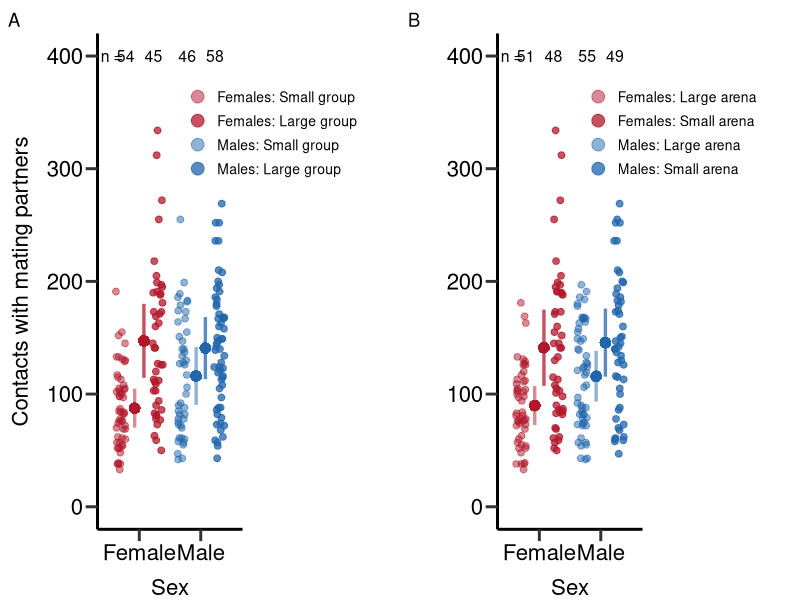

Write R code to recreate this figure.
## ---- chunk 1
rm(list = ls()) # Clear work environment

# Load R-packages ####
list_of_packages=cbind('ggeffects','ggplot2','gridExtra','lme4','lmerTest','readr','dplyr','EnvStats','cowplot','gridGraphics','car','RColorBrewer','boot','data.table','base','ICC','knitr')
lapply(list_of_packages, require, character.only = TRUE) 

# Load data set ####
D_data=read_delim("./data/Data_Winkler_et_al_2023_Denstiy.csv",";", escape_double = FALSE, trim_ws = TRUE)

# Set factors and levels for factors
D_data$Week=as.factor(D_data$Week)
D_data$Sex=as.factor(D_data$Sex)
D_data$Gr_size=as.factor(D_data$Gr_size)
D_data$Gr_size <- factor(D_data$Gr_size, levels=c("SG","LG"))
D_data$Arena=as.factor(D_data$Arena)

## Subset data set ####
### Data according to denstiy ####
D_data_0.26=D_data[D_data$Treatment=='D = 0.26',]
D_data_0.52=D_data[D_data$Treatment=='D = 0.52',]
D_data_0.67=D_data[D_data$Treatment=='D = 0.67',]
D_data_1.33=D_data[D_data$Treatment=='D = 1.33',]

### Subset data by sex ####
D_data_m=D_data[D_data$Sex=='M',]
D_data_f=D_data[D_data$Sex=='F',]

### Calculate data relativized within treatment and sex ####
# Small group + large Area
D_data_0.26=D_data[D_data$Treatment=='D = 0.26',]

D_data_0.26$rel_m_RS=NA
D_data_0.26$rel_m_prop_RS=NA
D_data_0.26$rel_m_cMS=NA
D_data_0.26$rel_m_InSuc=NA
D_data_0.26$rel_m_feSuc=NA
D_data_0.26$rel_m_pFec=NA
D_data_0.26$rel_m_PS=NA
D_data_0.26$rel_m_pFec_compl=NA

D_data_0.26$rel_f_RS=NA
D_data_0.26$rel_f_prop_RS=NA
D_data_0.26$rel_f_cMS=NA
D_data_0.26$rel_f_fec_pMate=NA

D_data_0.26$rel_m_RS=D_data_0.26$m_RS/mean(D_data_0.26$m_RS,na.rm=T)
D_data_0.26$rel_m_prop_RS=D_data_0.26$m_prop_RS/mean(D_data_0.26$m_prop_RS,na.rm=T)
D_data_0.26$rel_m_cMS=D_data_0.26$m_cMS/mean(D_data_0.26$m_cMS,na.rm=T)
D_data_0.26$rel_m_InSuc=D_data_0.26$m_InSuc/mean(D_data_0.26$m_InSuc,na.rm=T)
D_data_0.26$rel_m_feSuc=D_data_0.26$m_feSuc/mean(D_data_0.26$m_feSuc,na.rm=T)
D_data_0.26$rel_m_pFec=D_data_0.26$m_pFec/mean(D_data_0.26$m_pFec,na.rm=T)
D_data_0.26$rel_m_PS=D_data_0.26$m_PS/mean(D_data_0.26$m_PS,na.rm=T)
D_data_0.26$rel_m_pFec_compl=D_data_0.26$m_pFec_compl/mean(D_data_0.26$m_pFec_compl,na.rm=T)

D_data_0.26$rel_f_RS=D_data_0.26$f_RS/mean(D_data_0.26$f_RS,na.rm=T)
D_data_0.26$rel_f_prop_RS=D_data_0.26$f_prop_RS/mean(D_data_0.26$f_prop_RS,na.rm=T)
D_data_0.26$rel_f_cMS=D_data_0.26$f_cMS/mean(D_data_0.26$f_cMS,na.rm=T)
D_data_0.26$rel_f_fec_pMate=D_data_0.26$f_fec_pMate/mean(D_data_0.26$f_fec_pMate,na.rm=T)

# Large group + large Area
D_data_0.52=D_data[D_data$Treatment=='D = 0.52',]
#Relativize data

D_data_0.52$rel_m_RS=NA
D_data_0.52$rel_m_prop_RS=NA
D_data_0.52$rel_m_cMS=NA
D_data_0.52$rel_m_InSuc=NA
D_data_0.52$rel_m_feSuc=NA
D_data_0.52$rel_m_pFec=NA
D_data_0.52$rel_m_PS=NA
D_data_0.52$rel_m_pFec_compl=NA

D_data_0.52$rel_f_RS=NA
D_data_0.52$rel_f_prop_RS=NA
D_data_0.52$rel_f_cMS=NA
D_data_0.52$rel_f_fec_pMate=NA

D_data_0.52$rel_m_RS=D_data_0.52$m_RS/mean(D_data_0.52$m_RS,na.rm=T)
D_data_0.52$rel_m_prop_RS=D_data_0.52$m_prop_RS/mean(D_data_0.52$m_prop_RS,na.rm=T)
D_data_0.52$rel_m_cMS=D_data_0.52$m_cMS/mean(D_data_0.52$m_cMS,na.rm=T)
D_data_0.52$rel_m_InSuc=D_data_0.52$m_InSuc/mean(D_data_0.52$m_InSuc,na.rm=T)
D_data_0.52$rel_m_feSuc=D_data_0.52$m_feSuc/mean(D_data_0.52$m_feSuc,na.rm=T)
D_data_0.52$rel_m_pFec=D_data_0.52$m_pFec/mean(D_data_0.52$m_pFec,na.rm=T)
D_data_0.52$rel_m_PS=D_data_0.52$m_PS/mean(D_data_0.52$m_PS,na.rm=T)
D_data_0.52$rel_m_pFec_compl=D_data_0.52$m_pFec_compl/mean(D_data_0.52$m_pFec_compl,na.rm=T)

D_data_0.52$rel_f_RS=D_data_0.52$f_RS/mean(D_data_0.52$f_RS,na.rm=T)
D_data_0.52$rel_f_prop_RS=D_data_0.52$f_prop_RS/mean(D_data_0.52$f_prop_RS,na.rm=T)
D_data_0.52$rel_f_cMS=D_data_0.52$f_cMS/mean(D_data_0.52$f_cMS,na.rm=T)
D_data_0.52$rel_f_fec_pMate=D_data_0.52$f_fec_pMate/mean(D_data_0.52$f_fec_pMate,na.rm=T)

# Small group + small Area
D_data_0.67=D_data[D_data$Treatment=='D = 0.67',]
#Relativize data
D_data_0.67$rel_m_RS=NA
D_data_0.67$rel_m_prop_RS=NA
D_data_0.67$rel_m_cMS=NA
D_data_0.67$rel_m_InSuc=NA
D_data_0.67$rel_m_feSuc=NA
D_data_0.67$rel_m_pFec=NA
D_data_0.67$rel_m_PS=NA
D_data_0.67$rel_m_pFec_compl=NA

D_data_0.67$rel_f_RS=NA
D_data_0.67$rel_f_prop_RS=NA
D_data_0.67$rel_f_cMS=NA
D_data_0.67$rel_f_fec_pMate=NA

D_data_0.67$rel_m_RS=D_data_0.67$m_RS/mean(D_data_0.67$m_RS,na.rm=T)
D_data_0.67$rel_m_prop_RS=D_data_0.67$m_prop_RS/mean(D_data_0.67$m_prop_RS,na.rm=T)
D_data_0.67$rel_m_cMS=D_data_0.67$m_cMS/mean(D_data_0.67$m_cMS,na.rm=T)
D_data_0.67$rel_m_InSuc=D_data_0.67$m_InSuc/mean(D_data_0.67$m_InSuc,na.rm=T)
D_data_0.67$rel_m_feSuc=D_data_0.67$m_feSuc/mean(D_data_0.67$m_feSuc,na.rm=T)
D_data_0.67$rel_m_pFec=D_data_0.67$m_pFec/mean(D_data_0.67$m_pFec,na.rm=T)
D_data_0.67$rel_m_PS=D_data_0.67$m_PS/mean(D_data_0.67$m_PS,na.rm=T)
D_data_0.67$rel_m_pFec_compl=D_data_0.67$m_pFec_compl/mean(D_data_0.67$m_pFec_compl,na.rm=T)

D_data_0.67$rel_f_RS=D_data_0.67$f_RS/mean(D_data_0.67$f_RS,na.rm=T)
D_data_0.67$rel_f_prop_RS=D_data_0.67$f_prop_RS/mean(D_data_0.67$f_prop_RS,na.rm=T)
D_data_0.67$rel_f_cMS=D_data_0.67$f_cMS/mean(D_data_0.67$f_cMS,na.rm=T)
D_data_0.67$rel_f_fec_pMate=D_data_0.67$f_fec_pMate/mean(D_data_0.67$f_fec_pMate,na.rm=T)

# Large group + small Area
D_data_1.33=D_data[D_data$Treatment=='D = 1.33',]
#Relativize data

D_data_1.33$rel_m_RS=NA
D_data_1.33$rel_m_prop_RS=NA
D_data_1.33$rel_m_cMS=NA
D_data_1.33$rel_m_InSuc=NA
D_data_1.33$rel_m_feSuc=NA
D_data_1.33$rel_m_pFec=NA
D_data_1.33$rel_m_PS=NA
D_data_1.33$rel_m_pFec_compl=NA

D_data_1.33$rel_f_RS=NA
D_data_1.33$rel_f_prop_RS=NA
D_data_1.33$rel_f_cMS=NA
D_data_1.33$rel_f_fec_pMate=NA

D_data_1.33$rel_m_RS=D_data_1.33$m_RS/mean(D_data_1.33$m_RS,na.rm=T)
D_data_1.33$rel_m_prop_RS=D_data_1.33$m_prop_RS/mean(D_data_1.33$m_prop_RS,na.rm=T)
D_data_1.33$rel_m_cMS=D_data_1.33$m_cMS/mean(D_data_1.33$m_cMS,na.rm=T)
D_data_1.33$rel_m_InSuc=D_data_1.33$m_InSuc/mean(D_data_1.33$m_InSuc,na.rm=T)
D_data_1.33$rel_m_feSuc=D_data_1.33$m_feSuc/mean(D_data_1.33$m_feSuc,na.rm=T)
D_data_1.33$rel_m_pFec=D_data_1.33$m_pFec/mean(D_data_1.33$m_pFec,na.rm=T)
D_data_1.33$rel_m_PS=D_data_1.33$m_PS/mean(D_data_1.33$m_PS,na.rm=T)
D_data_1.33$rel_m_pFec_compl=D_data_1.33$m_pFec_compl/mean(D_data_1.33$m_pFec_compl,na.rm=T)

D_data_1.33$rel_f_RS=D_data_1.33$f_RS/mean(D_data_1.33$f_RS,na.rm=T)
D_data_1.33$rel_f_prop_RS=D_data_1.33$f_prop_RS/mean(D_data_1.33$f_prop_RS,na.rm=T)
D_data_1.33$rel_f_cMS=D_data_1.33$f_cMS/mean(D_data_1.33$f_cMS,na.rm=T)
D_data_1.33$rel_f_fec_pMate=D_data_1.33$f_fec_pMate/mean(D_data_1.33$f_fec_pMate,na.rm=T)

### Reduce treatments to arena and population size ####
# Arena size
D_data_Large_arena=rbind(D_data_0.26,D_data_0.52)
D_data_Small_arena=rbind(D_data_0.67,D_data_1.33)

# Population size
D_data_Small_pop=rbind(D_data_0.26,D_data_0.67)
D_data_Large_pop=rbind(D_data_0.52,D_data_1.33)

## Set figure schemes ####
# Set color-sets for figures
colpal=brewer.pal(4, 'Dark2')
colpal2=c("#b2182b","#2166AC")
colpal3=brewer.pal(4, 'Paired')

# Set theme for ggplot2 figures
fig_theme=theme(panel.border = element_blank(),
                plot.margin = margin(0,2.2,0,0.2,"cm"),
                plot.title = element_text(hjust = 0.5),
                panel.background = element_blank(),
                legend.key=element_blank(),
                panel.grid.major = element_blank(),
                panel.grid.minor = element_blank(), 
                legend.position = c(1.25, 0.8),
                plot.tag.position=c(0.01,0.98),
                legend.title = element_blank(),
                legend.text = element_text(colour="black", size=10),
                axis.line.x = element_line(colour = "black", size = 1),
                axis.line.y = element_line(colour = "black", size = 1),
                axis.text.x = element_text(face="plain", color="black", size=16, angle=0),
                axis.text.y = element_text(face="plain", color="black", size=16, angle=0),
                axis.title.x = element_text(size=16,face="plain", margin = margin(r=0,10,0,0)),
                axis.title.y = element_text(size=16,face="plain", margin = margin(r=10,0,0,0)),
                axis.ticks = element_line(size = 1),
                axis.ticks.length = unit(.3, "cm"))

## Create customized functions for analysis ####
# Create function to calculate standard error and upper/lower standard deviation
standard_error <- function(x) sd(x,na.rm=T) / sqrt(length(!is.na(x)))
upper_SD <- function(x) mean(x,na.rm=T)+(sd(x)/2)
lower_SD <- function(x) mean(x,na.rm=T)-(sd(x)/2)
## ---- chunk 2
mean(D_data_m$N_contact_WT[D_data_m$Gr_size=='SG'],na.rm=T)
standard_error(D_data_m$N_contact_WT[D_data_m$Gr_size=='SG'])
## ---- chunk 3
mean(D_data_m$N_contact_WT[D_data_m$Gr_size=='LG'],na.rm=T)
standard_error(D_data_m$N_contact_WT[D_data_m$Gr_size=='LG'])
## ---- chunk 4
mean(D_data_m$N_contact_WT[D_data_m$Arena=='Large'],na.rm=T)
standard_error(D_data_m$N_contact_WT[D_data_m$Arena=='Large'])
## ---- chunk 5
mean(D_data_m$N_contact_WT[D_data_m$Arena=='Small'],na.rm=T)
standard_error(D_data_m$N_contact_WT[D_data_m$Arena=='Small'])
## ---- chunk 6
mod1=glm((as.numeric(N_contact_WT))~Gr_size*Arena,data=D_data_m,family = quasipoisson) # GLM for treatment effect on contact rates of males
summary(mod1)
Anova(mod1,type=2) # Compute p-values via type 2 ANOVA
## ---- chunk 7
p.adjust(c(0.0021530,0.0004615,0.2541364), method = 'fdr') 
## ---- chunk 8
mean(D_data_f$N_contact_WT[D_data_f$Gr_size=='SG'],na.rm=T)
standard_error(D_data_f$N_contact_WT[D_data_f$Gr_size=='SG'])
## ---- chunk 9
mean(D_data_f$N_contact_WT[D_data_f$Gr_size=='LG'],na.rm=T)
standard_error(D_data_f$N_contact_WT[D_data_f$Gr_size=='LG'])
## ---- chunk 10
mean(D_data_f$N_contact_WT[D_data_f$Arena=='Large'],na.rm=T)
standard_error(D_data_f$N_contact_WT[D_data_f$Arena=='Large'])
## ---- chunk 11
mean(D_data_f$N_contact_WT[D_data_f$Arena=='Small'],na.rm=T)
standard_error(D_data_f$N_contact_WT[D_data_f$Arena=='Small'])
## ---- chunk 12
mod2=glm((as.numeric(N_contact_WT))~Gr_size*Arena,data=D_data_f,family = quasipoisson) # GLM for treatment effect on contact rates of females
summary(mod2)
Anova(mod2,type=2) # Compute p-values via type 2 ANOVA
## ---- chunk 13
p.adjust(c(2.432e-09, 1.084e-06,0.1754), method = 'fdr') # Compute FDR corrected p-values
## ---- chunk 14
## Plot contact rates (Figure S1) ####
# Create factor for treatment categories
D_data$TreatCgroup <- factor(paste(D_data$Sex,D_data$Gr_size,  sep=" "), levels = c("F SG", "F LG", "M SG",'M LG'))

p1=ggplot(D_data, aes(x=Sex, y=as.numeric(N_contact_WT),fill=TreatCgroup, col=TreatCgroup,alpha=TreatCgroup)) +
  geom_point(position=position_jitterdodge(jitter.width=0.5,jitter.height = 0,dodge.width=1.2),shape=19, size = 2)+
  stat_summary(fun = mean,
               position=position_dodge2(0.3), size = 1,col=c("#b2182b","#b2182b","#2166AC","#2166AC"),alpha=c(1,1,1,1),show.legend = F, stroke = 0,linewidth = 1.2)+
  stat_summary(fun.min =lower_SD ,
               fun.max = upper_SD ,fun = mean,
               position=position_dodge2(0.3),col=c("#b2182b","#b2182b","#2166AC","#2166AC"),alpha=c(0.5,0.75,0.5,0.75),show.legend = F, linewidth = 1.15)+
  scale_color_manual(values=c(colpal2[1],colpal2[1],colpal2[2],colpal2[2]),name = "Treatment", labels = c('Females: Small group','Females: Large group','Males: Small group','Males: Large group'))+
  scale_fill_manual(values=c(colpal2[1],colpal2[1],colpal2[2],colpal2[2]),name = "Treatment", labels = c('Females: Small group','Females: Large group','Males: Small group','Males: Large group'))+
  scale_alpha_manual(values=c(0.5,0.75,0.5,0.75),name = "Treatment", labels = c('Females: Small group','Females: Large group','Males: Small group','Males: Large group'))+
  xlab('Sex')+ylab("Contacts with mating partners")+ggtitle('')+ theme(plot.title = element_text(hjust = 0.5))+
  scale_x_discrete(labels = c('Female','Male'),drop=FALSE)+ylim(0,400)+labs(tag = "A")+
  annotate("text",label='n =',x=0.55,y=400,size=4)+
  annotate("text",label='54',x=0.78,y=400,size=4)+
  annotate("text",label='45',x=1.23,y=400,size=4)+
  annotate("text",label='46',x=1.78,y=400,size=4)+
  annotate("text",label='58',x=2.23,y=400,size=4)+
  guides(colour = guide_legend(override.aes = list(size=4)))+
  fig_theme+theme( legend.position = c(1.2, 0.8))

# Create factor for treatment categories
D_data$TreatCarena <- factor(paste(D_data$Sex,D_data$Arena,  sep=" "), levels = c("F Large", "F Small", "M Large",'M Small'))

p2=ggplot(D_data, aes(x=Sex, y=as.numeric(N_contact_WT),fill=TreatCarena, col=TreatCarena,alpha=TreatCarena)) +
  geom_point(position=position_jitterdodge(jitter.width=0.5,jitter.height = 0,dodge.width=1.2),shape=19, size = 2)+
  stat_summary(fun = mean,
               position=position_dodge2(0.3), size = 1,col=c("#b2182b","#b2182b","#2166AC","#2166AC"),alpha=c(1,1,1,1),show.legend = F, stroke = 0,linewidth = 1.2)+
  stat_summary(fun.min =lower_SD ,
               fun.max = upper_SD ,fun = mean,
               position=position_dodge2(0.3),col=c("#b2182b","#b2182b","#2166AC","#2166AC"),alpha=c(0.5,0.75,0.5,0.75),show.legend = F, linewidth = 1.15)+
  scale_color_manual(values=c(colpal2[1],colpal2[1],colpal2[2],colpal2[2]),name = "Treatment", labels = c('Females: Large arena','Females: Small arena','Males: Large arena','Males: Small arena'))+
  scale_fill_manual(values=c(colpal2[1],colpal2[1],colpal2[2],colpal2[2]),name = "Treatment", labels = c('Females: Large arena','Females: Small arena','Males: Large arena','Males: Small arena'))+
  scale_alpha_manual(values=c(0.5,0.75,0.5,0.75),name = "Treatment", labels = c('Females: Large arena','Females: Small arena','Males: Large arena','Males: Small arena'))+
  xlab('Sex')+ylab("")+ggtitle('')+ theme(plot.title = element_text(hjust = 0.5))+
  scale_x_discrete(labels = c('Female','Male'),drop=FALSE)+ylim(0,400)+labs(tag = "B")+
  annotate("text",label='n =',x=0.55,y=400,size=4)+
  annotate("text",label='51',x=0.78,y=400,size=4)+
  annotate("text",label='48',x=1.23,y=400,size=4)+
  annotate("text",label='55',x=1.78,y=400,size=4)+
  annotate("text",label='49',x=2.23,y=400,size=4)+
  guides(colour = guide_legend(override.aes = list(size=4)))+
  fig_theme+theme( legend.position = c(1.2, 0.8))

# Arrange figures
Figure_S1<-grid.arrange(grobs = list(p1+theme(plot.margin = unit(c(0.2,4,0,0.3), "cm")),p2+theme(plot.margin = unit(c(0.2,4,0,0.3), "cm"))), nrow = 1,ncol=2, widths=c(2.3, 2.3))
Figure_S1<-plot_grid(Figure_S1, ncol=1, rel_heights=c(0.1, 1))
## ---- chunk 15
## Bootstrapping the variance in contact rates ####
# Male
# Large group size

D_data_Large_pop_M_Contact_n <-as.vector(D_data_Large_pop$N_contact_WT[D_data_Large_pop$Sex=='M'])
c <- function(d, i){
  d2 <- d[i]
  return(sd(d2, na.rm=TRUE)/mean(d2, na.rm=TRUE))
}
Large_pop_M_Contact_bootvar <- boot(D_data_Large_pop_M_Contact_n, c, R=10000)

# Small group size
D_data_Small_pop_M_Contact_n <-as.vector(D_data_Small_pop$N_contact_WT[D_data_Large_pop$Sex=='M'])

Small_pop_M_Contact_bootvar <- boot(D_data_Small_pop_M_Contact_n, c, R=10000)

# Large arena
D_data_Large_arena_M_Contact_n <-as.vector(D_data_Large_arena$N_contact_WT[D_data_Large_pop$Sex=='M'])

Large_arena_M_Contact_bootvar <- boot(D_data_Large_arena_M_Contact_n, c, R=10000)

# Small arena  
D_data_Small_arena_M_Contact_n <-as.vector(D_data_Small_arena$N_contact_WT[D_data_Large_pop$Sex=='M'])

Small_arena_M_Contact_bootvar <- boot(D_data_Small_arena_M_Contact_n, c, R=10000)

# Female
# Large group size
D_data_Large_pop_F_Contact_n <-as.vector(D_data_Large_pop$N_contact_WT[D_data_Large_pop$Sex=='F'])

Large_pop_F_Contact_bootvar <- boot(D_data_Large_pop_F_Contact_n, c, R=10000)

# Small group size
D_data_Small_pop_F_Contact_n <-as.vector(D_data_Small_pop$N_contact_WT[D_data_Large_pop$Sex=='F'])

Small_pop_F_Contact_bootvar <- boot(D_data_Small_pop_F_Contact_n, c, R=10000)

# Large arena
D_data_Large_arena_F_Contact_n <-as.vector(D_data_Large_arena$N_contact_WT[D_data_Large_pop$Sex=='F'])

Large_arena_F_Contact_bootvar <- boot(D_data_Large_arena_F_Contact_n, c, R=10000)

# Small arena  
D_data_Small_arena_F_Contact_n <-as.vector(D_data_Small_arena$N_contact_WT[D_data_Large_pop$Sex=='F'])

Small_arena_F_Contact_bootvar <- boot(D_data_Small_arena_F_Contact_n, c, R=10000)

# Extract data and write results table
PhenVarBoot_Table_Male_Small_pop_Contact <- as.data.frame(cbind("Male", "Small population size", "Contacts with pot. partners", as.numeric(mean(Small_pop_M_Contact_bootvar$t)), quantile(Small_pop_M_Contact_bootvar$t,.025, names = FALSE), quantile(Small_pop_M_Contact_bootvar$t,.975, names = FALSE)))
PhenVarBoot_Table_Male_Large_pop_Contact <- as.data.frame(cbind("Male", "Large population size", "Contacts with pot. partners", as.numeric(mean(Large_pop_M_Contact_bootvar$t)), quantile(Large_pop_M_Contact_bootvar$t,.025, names = FALSE), quantile(Large_pop_M_Contact_bootvar$t,.975, names = FALSE)))
PhenVarBoot_Table_Female_Small_pop_Contact <- as.data.frame(cbind("Female", "Small population size", "Contacts with pot. partners", as.numeric(mean(Small_pop_F_Contact_bootvar$t)), quantile(Small_pop_F_Contact_bootvar$t,.025, names = FALSE), quantile(Small_pop_F_Contact_bootvar$t,.975, names = FALSE)))
PhenVarBoot_Table_Female_Large_pop_Contact <- as.data.frame(cbind("Female", "Large population size", "Contacts with pot. partners", as.numeric(mean(Large_pop_F_Contact_bootvar$t)), quantile(Large_pop_F_Contact_bootvar$t,.025, names = FALSE), quantile(Large_pop_F_Contact_bootvar$t,.975, names = FALSE)))
PhenVarBoot_Table_Male_Small_arena_Contact <- as.data.frame(cbind("Male", "Small arena size", "Contacts with pot. partners", as.numeric(mean(Small_arena_M_Contact_bootvar$t)), quantile(Small_arena_M_Contact_bootvar$t,.025, names = FALSE), quantile(Small_arena_M_Contact_bootvar$t,.975, names = FALSE)))
PhenVarBoot_Table_Male_Large_arena_Contact <- as.data.frame(cbind("Male", "Large arena size", "Contacts with pot. partners", as.numeric(mean(Large_arena_M_Contact_bootvar$t)), quantile(Large_arena_M_Contact_bootvar$t,.025, names = FALSE), quantile(Large_arena_M_Contact_bootvar$t,.975, names = FALSE)))
PhenVarBoot_Table_Female_Small_arena_Contact <- as.data.frame(cbind("Female", "Small arena size", "Contacts with pot. partners", as.numeric(mean(Small_arena_F_Contact_bootvar$t)), quantile(Small_arena_F_Contact_bootvar$t,.025, names = FALSE), quantile(Small_arena_F_Contact_bootvar$t,.975, names = FALSE)))
PhenVarBoot_Table_Female_Large_arena_Contact <- as.data.frame(cbind("Female", "Large arena size", "Contacts with pot. partners", as.numeric(mean(Large_arena_F_Contact_bootvar$t)), quantile(Large_arena_F_Contact_bootvar$t,.025, names = FALSE), quantile(Large_arena_F_Contact_bootvar$t,.975, names = FALSE)))

Table_VarCont <- as.data.frame(as.matrix(rbind(PhenVarBoot_Table_Male_Small_pop_Contact,PhenVarBoot_Table_Male_Large_pop_Contact,
                                               PhenVarBoot_Table_Female_Small_pop_Contact,PhenVarBoot_Table_Female_Large_pop_Contact,
                                               PhenVarBoot_Table_Male_Small_arena_Contact,PhenVarBoot_Table_Male_Large_arena_Contact,
                                               PhenVarBoot_Table_Female_Small_arena_Contact,PhenVarBoot_Table_Female_Large_arena_Contact)))

is.table(Table_VarCont)
colnames(Table_VarCont)[1] <- "Sex"
colnames(Table_VarCont)[2] <- "Treatment"
colnames(Table_VarCont)[3] <- "Trait"
colnames(Table_VarCont)[4] <- "Variance"
colnames(Table_VarCont)[5] <- "l95_CI"
colnames(Table_VarCont)[6] <- "u95_CI"
Table_VarCont[,4]=round(as.numeric(Table_VarCont[,4]),digits=2)
Table_VarCont[,5]=round(as.numeric(Table_VarCont[,5]),digits=2)
Table_VarCont[,6]=round(as.numeric(Table_VarCont[,6]),digits=2)

rm(c) # Remove bootstrapping function
## ---- chunk 16
kable(Table_VarCont)
## ---- chunk 17
## Permutation test for treatment comparison of contact rates ####
# Male
# Group size
Treat_diff_Male_pop_Contact=c(Large_pop_M_Contact_bootvar$t)-c(Small_pop_M_Contact_bootvar$t)

t_Treat_diff_Male_pop_Contact=mean(Treat_diff_Male_pop_Contact,na.rm=TRUE)
t_Treat_diff_Male_pop_Contact_lower=quantile(Treat_diff_Male_pop_Contact,.025,na.rm=TRUE)
t_Treat_diff_Male_pop_Contact_upper=quantile(Treat_diff_Male_pop_Contact,.975,na.rm=TRUE)

#Permutation test to calculate p value
comb_data=c(D_data_Large_pop$N_contact_WT[D_data_Large_pop$Sex=='M'],D_data_Small_pop$N_contact_WT[D_data_Small_pop$Sex=='M'])

diff.observed = sd(na.omit((D_data_Large_pop$N_contact_WT[D_data_Large_pop$Sex=='M'])))/mean(na.omit((D_data_Large_pop$N_contact_WT[D_data_Large_pop$Sex=='M'])))-sd(na.omit((D_data_Small_pop$N_contact_WT[D_data_Small_pop$Sex=='M'])))/mean(na.omit((D_data_Small_pop$N_contact_WT[D_data_Small_pop$Sex=='M'])))

number_of_permutations = 100000
diff.random = NULL
for (i in 1 : number_of_permutations) {
  
  # Sample from the combined data set
  a.random = sample (na.omit(comb_data), length(c(D_data_Large_pop$N_contact_WT[D_data_Large_pop$Sex=='M'])), TRUE)
  b.random = sample (na.omit(comb_data), length(c(D_data_Small_pop$N_contact_WT[D_data_Small_pop$Sex=='M'])), TRUE)
  
  # Null (permuated) difference
  diff.random[i] =  sd(na.omit(a.random))/mean(na.omit(a.random))-sd(na.omit(b.random))/mean(na.omit(b.random))
}

# P-value is the fraction of how many times the permuted difference is equal or more extreme than the observed difference

t_Treat_diff_Male_pop_Contact_p = sum(abs(diff.random) >= as.numeric(abs(diff.observed)))/   number_of_permutations

# Arena
Treat_diff_Male_arena_Contact=c(Small_arena_M_Contact_bootvar$t)-c(Large_arena_M_Contact_bootvar$t)

t_Treat_diff_Male_arena_Contact=mean(Treat_diff_Male_arena_Contact,na.rm=TRUE)
t_Treat_diff_Male_arena_Contact_lower=quantile(Treat_diff_Male_arena_Contact,.025,na.rm=TRUE)
t_Treat_diff_Male_arena_Contact_upper=quantile(Treat_diff_Male_arena_Contact,.975,na.rm=TRUE)

#Permutation test to calculate p value
comb_data=c(D_data_Large_arena$N_contact_WT[D_data_Large_arena$Sex=='M'],D_data_Small_arena$N_contact_WT[D_data_Small_arena$Sex=='M'])

diff.observed = sd(na.omit((D_data_Small_arena$N_contact_WT[D_data_Small_arena$Sex=='M'])))/mean(na.omit((D_data_Small_arena$N_contact_WT[D_data_Small_arena$Sex=='M'])))-sd(na.omit((D_data_Large_arena$N_contact_WT[D_data_Large_arena$Sex=='M'])))/mean(na.omit((D_data_Large_arena$N_contact_WT[D_data_Large_arena$Sex=='M']))) 

number_of_permutations = 100000
diff.random = NULL
for (i in 1 : number_of_permutations) {
  
  # Sample from the combined data set
  b.random = sample (na.omit(comb_data), length(c(D_data_Large_arena$N_contact_WT[D_data_Large_arena$Sex=='M'])), TRUE)
  a.random = sample (na.omit(comb_data), length(c(D_data_Small_arena$N_contact_WT[D_data_Small_arena$Sex=='M'])), TRUE)
  
  # Null (permuated) difference
  diff.random[i] =  sd(na.omit(a.random))/mean(na.omit(a.random))-sd(na.omit(b.random))/mean(na.omit(b.random))
}

t_Treat_diff_Male_arena_Contact_p = sum(abs(diff.random) >= as.numeric(abs(diff.observed)))/   number_of_permutations

# Female
# Group size
Treat_diff_Female_pop_Contact=c(Large_pop_F_Contact_bootvar$t)-c(Small_pop_F_Contact_bootvar$t)

t_Treat_diff_Female_pop_Contact=mean(Treat_diff_Female_pop_Contact,na.rm=TRUE)
t_Treat_diff_Female_pop_Contact_lower=quantile(Treat_diff_Female_pop_Contact,.025,na.rm=TRUE)
t_Treat_diff_Female_pop_Contact_upper=quantile(Treat_diff_Female_pop_Contact,.975,na.rm=TRUE)

#Permutation test to calculate p value
comb_data=c(D_data_Large_pop$N_contact_WT[D_data_Large_pop$Sex=='F'],D_data_Small_pop$N_contact_WT[D_data_Small_pop$Sex=='F'])

diff.observed = sd(na.omit((D_data_Large_pop$N_contact_WT[D_data_Large_pop$Sex=='F'])))/mean(na.omit((D_data_Large_pop$N_contact_WT[D_data_Large_pop$Sex=='F'])))- sd(na.omit((D_data_Small_pop$N_contact_WT[D_data_Small_pop$Sex=='F'])))/mean(na.omit((D_data_Small_pop$N_contact_WT[D_data_Small_pop$Sex=='F'])))

number_of_permutations = 100000
diff.random = NULL
for (i in 1 : number_of_permutations) {
  
  # Sample from the combined data set
  a.random = sample (na.omit(comb_data), length(c(D_data_Large_pop$N_contact_WT[D_data_Large_pop$Sex=='F'])), TRUE)
  b.random = sample (na.omit(comb_data), length(c(D_data_Small_pop$N_contact_WT[D_data_Small_pop$Sex=='F'])), TRUE)
  
  # Null (permuated) difference
  diff.random[i] =  sd(na.omit(a.random))/mean(na.omit(a.random))-sd(na.omit(b.random))/mean(na.omit(b.random))
}

t_Treat_diff_Female_pop_Contact_p = sum(abs(diff.random) >= as.numeric(abs(diff.observed)))/   number_of_permutations

# Arena
Treat_diff_Female_arena_Contact=c(Small_arena_F_Contact_bootvar$t)-c(Large_arena_F_Contact_bootvar$t)

t_Treat_diff_Female_arena_Contact=mean(Treat_diff_Female_arena_Contact,na.rm=TRUE)
t_Treat_diff_Female_arena_Contact_lower=quantile(Treat_diff_Female_arena_Contact,.025,na.rm=TRUE)
t_Treat_diff_Female_arena_Contact_upper=quantile(Treat_diff_Female_arena_Contact,.975,na.rm=TRUE)

#Permutation test to calculate p value
comb_data=c(D_data_Large_arena$N_contact_WT[D_data_Large_arena$Sex=='F'],D_data_Small_arena$N_contact_WT[D_data_Small_arena$Sex=='F'])

diff.observed = sd(na.omit((D_data_Small_arena$N_contact_WT[D_data_Small_arena$Sex=='F'])))/mean(na.omit((D_data_Small_arena$N_contact_WT[D_data_Small_arena$Sex=='F'])))-sd(na.omit((D_data_Large_arena$N_contact_WT[D_data_Large_arena$Sex=='F'])))/mean(na.omit((D_data_Large_arena$N_contact_WT[D_data_Large_arena$Sex=='F']))) 

number_of_permutations = 100000
diff.random = NULL
for (i in 1 : number_of_permutations) {
  
  # Sample from the combined data set
  b.random = sample (na.omit(comb_data), length(c(D_data_Large_arena$N_contact_WT[D_data_Large_arena$Sex=='F'])), TRUE)
  a.random = sample (na.omit(comb_data), length(c(D_data_Small_arena$N_contact_WT[D_data_Small_arena$Sex=='F'])), TRUE)
  
  # Null (permuated) difference
  diff.random[i] =  sd(na.omit(a.random))/mean(na.omit(a.random))-sd(na.omit(b.random))/mean(na.omit(b.random))
}

t_Treat_diff_Female_arena_Contact_p = sum(abs(diff.random) >= as.numeric(abs(diff.observed)))/   number_of_permutations

# Extract data and write data table
CompTreat_Table_Male_pop_Contact <- as.data.frame(cbind("Male", "Group size", "Contacts with pot. partners", t_Treat_diff_Male_pop_Contact, t_Treat_diff_Male_pop_Contact_lower, t_Treat_diff_Male_pop_Contact_upper, t_Treat_diff_Male_pop_Contact_p))
names(CompTreat_Table_Male_pop_Contact)=c('V1','V2','V3','V4','V5','V6','V7')
CompTreat_Table_Female_pop_Contact <- as.data.frame(cbind("Female", "Group size", "Contacts with pot. partners", t_Treat_diff_Female_pop_Contact, t_Treat_diff_Female_pop_Contact_lower, t_Treat_diff_Female_pop_Contact_upper, t_Treat_diff_Female_pop_Contact_p))
names(CompTreat_Table_Female_pop_Contact)=c('V1','V2','V3','V4','V5','V6','V7')
CompTreat_Table_Male_arena_Contact <- as.data.frame(cbind("Male", "Arena size", "Contacts with pot. partners", t_Treat_diff_Male_arena_Contact, t_Treat_diff_Male_arena_Contact_lower, t_Treat_diff_Male_arena_Contact_upper, t_Treat_diff_Male_arena_Contact_p))
names(CompTreat_Table_Male_arena_Contact)=c('V1','V2','V3','V4','V5','V6','V7')
CompTreat_Table_Female_arena_Contact <- as.data.frame(cbind("Female", "Arena size", "Contacts with pot. partners", t_Treat_diff_Female_arena_Contact, t_Treat_diff_Female_arena_Contact_lower, t_Treat_diff_Female_arena_Contact_upper, t_Treat_diff_Female_arena_Contact_p))
names(CompTreat_Table_Female_arena_Contact)=c('V1','V2','V3','V4','V5','V6','V7')

Table_varCont_TreatComp <- as.data.frame(as.matrix(rbind(CompTreat_Table_Male_pop_Contact,CompTreat_Table_Female_pop_Contact,
                                                         CompTreat_Table_Male_arena_Contact,CompTreat_Table_Female_arena_Contact)))

Table_varCont_TreatComp[,4]=as.numeric(Table_varCont_TreatComp[,4])
Table_varCont_TreatComp[,5]=as.numeric(Table_varCont_TreatComp[,5])
Table_varCont_TreatComp[,6]=as.numeric(Table_varCont_TreatComp[,6])
Table_varCont_TreatComp[,7]=as.numeric(Table_varCont_TreatComp[,7])

colnames(Table_varCont_TreatComp)[1] <- "Sex"
colnames(Table_varCont_TreatComp)[2] <- "Treatment"
colnames(Table_varCont_TreatComp)[3] <- "Trait"
colnames(Table_varCont_TreatComp)[4] <- "Variance"
colnames(Table_varCont_TreatComp)[5] <- "l95_CI"
colnames(Table_varCont_TreatComp)[6] <- "u95_CI"
colnames(Table_varCont_TreatComp)[7] <- "Adj. p-value"
Table_varCont_TreatComp[,7]=c(round(p.adjust(c(0.32852 ,0.61279   ), method = 'fdr'),digit=3),round(p.adjust(c(0.52590 ,0.24217    ), method = 'fdr'),digit=3))

Table_varCont_TreatComp[,4]=round(as.numeric(Table_varCont_TreatComp[,4]),digits=2)
Table_varCont_TreatComp[,5]=round(as.numeric(Table_varCont_TreatComp[,5]),digits=2)
Table_varCont_TreatComp[,6]=round(as.numeric(Table_varCont_TreatComp[,6]),digits=2)
Table_varCont_TreatComp[,7]=as.numeric(Table_varCont_TreatComp[,7])
rownames(Table_varCont_TreatComp) <- c()

round(p.adjust(c(0.32852 ,0.61279   ), method = 'fdr'),digit=3) # Calculate FDR adjusted p-values for males
round(p.adjust(c(0.52590 ,0.24217    ), method = 'fdr'),digit=3) # Calculate FDR adjusted p-values for females
## ---- chunk 18
kable(Table_varCont_TreatComp)
